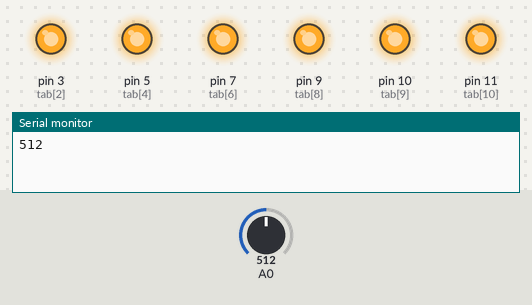
Bench run of a sketch on a simulated Arduino Uno, built with avr-gcc and run on an emulated ATmega328P. Shown: output pins drawn as LEDs (lit = HIGH), the last lines printed to the serial monitor. The inputs (shaded band) are chosen by the test bench; at power-on: A0 = 512. Pins used as bus, display or sensor lines are not drawn.

Above: at 0.06 s.
At 0.61 s:
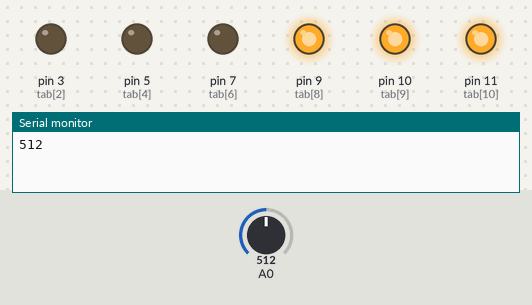
At 0.81 s:
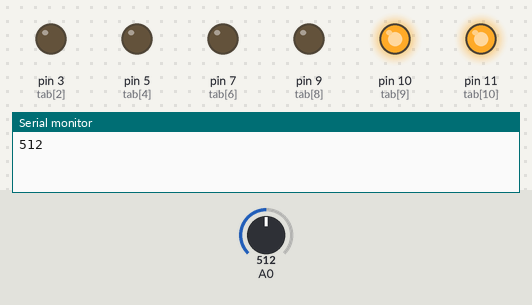
At 1.42 s:
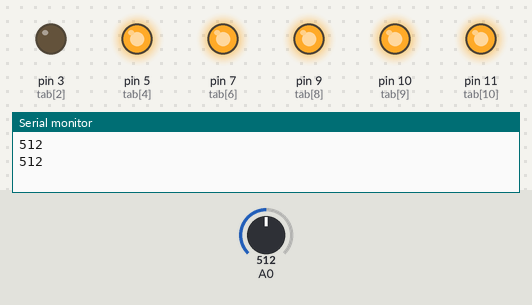
At 2.22 s:
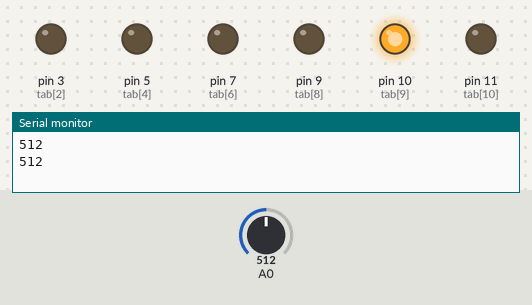
At 2.83 s:
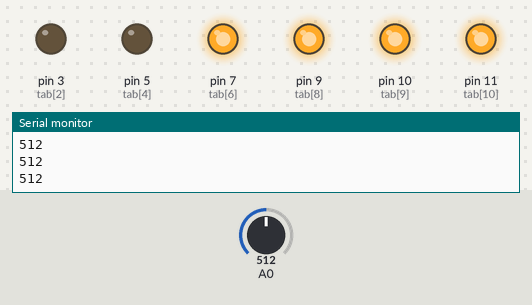
Timing chart, 0 to 3.1 s (numbered marks = the images above):
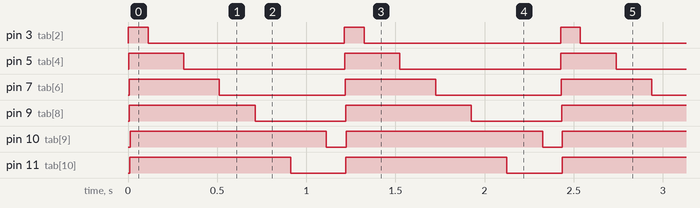

The sketch:

une_led_sur_deux.ino
```cpp
int val;
int i=1;//compteur
int tab[12]={1,2,3,4,5,6,7,8,9,10,11,12};
void setup() {

  Serial.begin(9600);

}

void loop() {

val = analogRead(A0);
Serial.println(val);
 for(i=0;i<12;i=i+2){
    pinMode(tab[i],OUTPUT);
    pinMode(tab[i+2],OUTPUT);
    digitalWrite(tab[i],HIGH);
    delay (1);
     digitalWrite(tab[i+2],HIGH);
     delay(1);
 }
     for (i=0;i<12;i=i+2)
     {
      digitalWrite(tab[i],LOW);
      delay (100);
     digitalWrite(tab[i+2],LOW);
     delay(100);
     }
 }
```

Measured:
- by itself, pin 3 (tab[2]): alternates HIGH for 0.11 s and LOW for 1.1 s
- by itself, pin 5 (tab[4]): alternates HIGH for 0.31 s and LOW for 0.90 s
- by itself, pin 7 (tab[6]): alternates HIGH for 0.51 s and LOW for 0.71 s
- by itself, pin 9 (tab[8]): alternates HIGH for 0.71 s and LOW for 0.51 s
- by itself, pin 10 (tab[9]): alternates HIGH for 1.1 s and LOW for 0.11 s
- by itself, pin 11 (tab[10]): alternates HIGH for 0.90 s and LOW for 0.31 s
